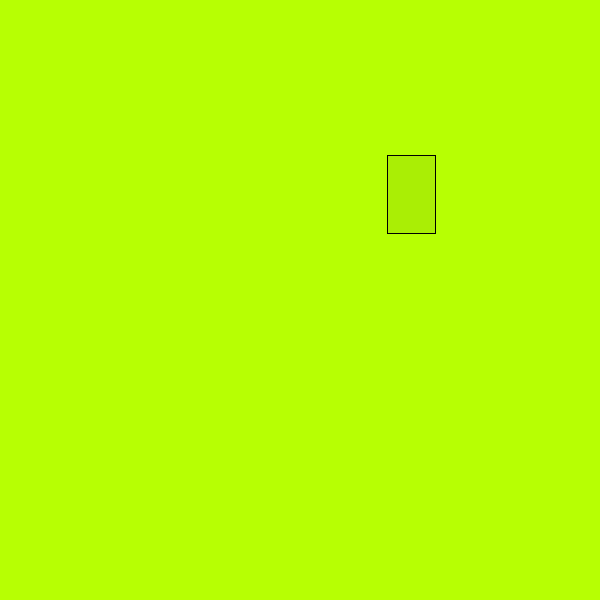
Frame 1 (no input)
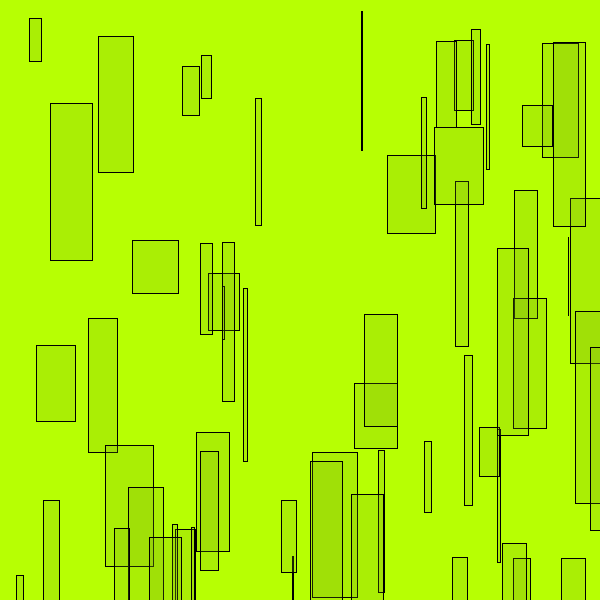
Frame 60 (the mouse pressed at the canvas centre just before this capture)
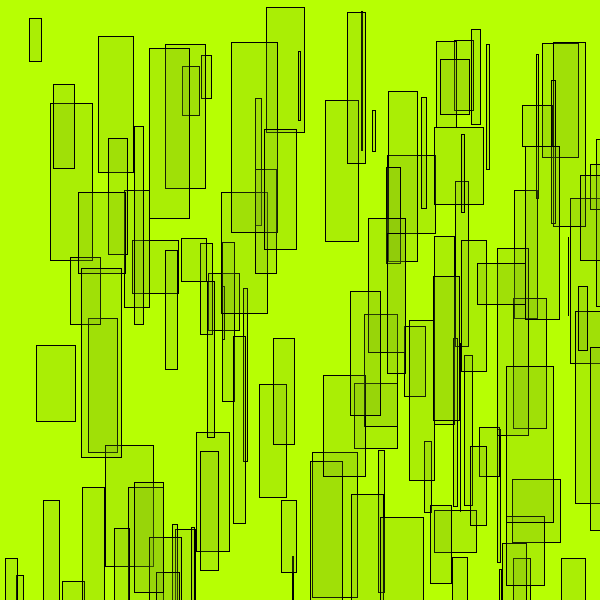
Frame 120 (the mouse held since frame 60 and released just before this capture)

The Processing sketch that drew these frames (run headless with seeded random() and noise(); from frame 60 on, the mouse is pressed at the canvas centre):

// Processing sketch: processing_16285
// ── processing_16285.pde




void setup(){
  size(600,600);
  background(183,255,3);
}
void draw(){
  
  noCursor();
  fill(119,167,15,50);
  
  rect(random(0,600),random(0,600),random(0,50),random(40,200));
}
